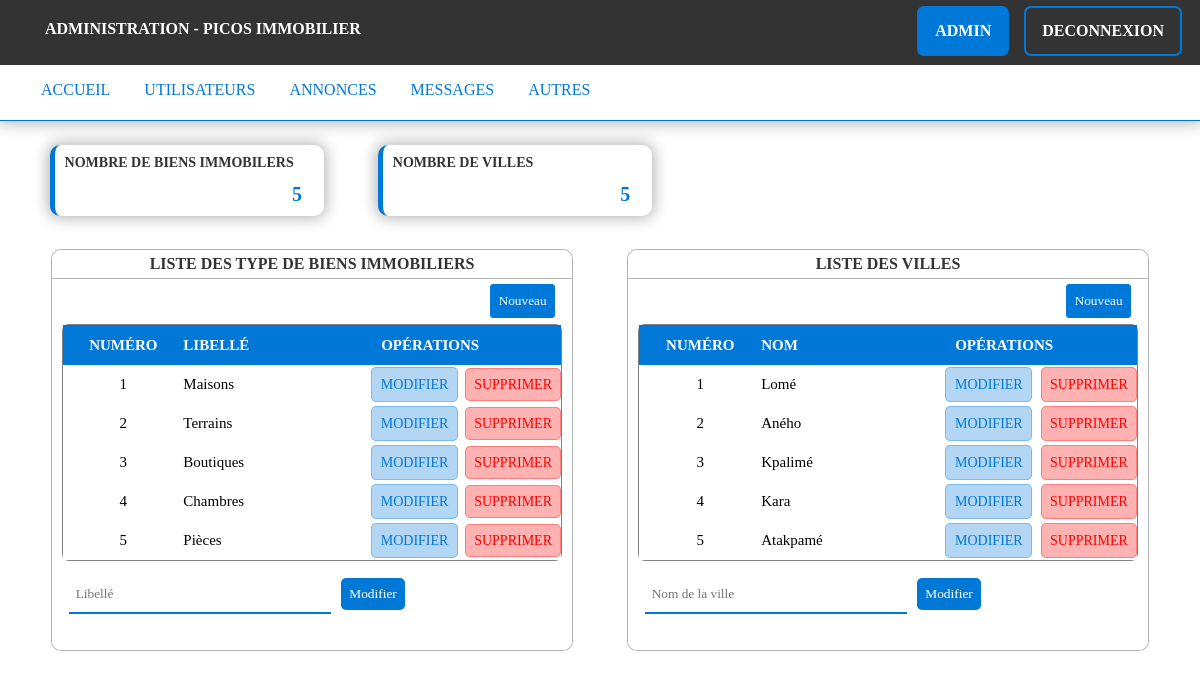
/administration/others.php (signed in), run on the app's committed database.
### tables this page shows
CREATE TABLE `type_immob` (
  `num_type` int(11) NOT NULL,
  `libelle_type` varchar(100) NOT NULL
);

CREATE TABLE `villes` (
  `num_ville` int(11) NOT NULL,
  `nom_ville` varchar(70) NOT NULL
);

### administration/others.php (the view, shortened to what this page needs)
<?php
	$pdo = new PDO('mysql:host=localhost; dbname=immobilier', 'root', '', array(PDO::MYSQL_ATTR_INIT_COMMAND => 'SET NAMES utf8'));
	if (isset($_COOKIE['__lingomin'])) {
        $leNum = intval($_COOKIE['__lingomin']);
        $requeteAdmin = $pdo->prepare("SELECT * FROM `administration` WHERE num_admin = ?");
        $requeteAdmin->execute(array($leNum));
        $adminInfo = $requeteAdmin->fetch();
        $username =  $adminInfo['admin_name'];
    }else{
        header("Location: index.php");
        exit();
    }
    $rType = $pdo->prepare("SELECT * FROM `type_immob`");
    $rType->execute();
    $nbType = $rType->rowCount();
    $listeType = $rType->fetchAll();
    $rVille = $pdo->prepare("SELECT * FROM `villes`");
    $rVille->execute();
    $nbVille = $rVille->rowCount();
    $listeVille = $rVille->fetchAll();
?>
<!DOCTYPE html>
<html>
<head>
    <link rel="stylesheet" type="text/css" href="../css/admin.css">
</head>
<body>
    <?php include("header.php");?>
    <div id ="infos">
        <div class="box-info">
            <p class="entetes">Nombre de biens immobilers</p>
            <p class="chiffres"><?php echo $nbType;?></p>
        </div>
        <div class="box-info">
            <p class="entetes">Nombre de villes </p>
            <p class="chiffres"><?php echo $nbVille;?></p>
        </div>
    </div>
     <center>
    <div id="ensemble">
    <div id="corps2" class="js-page">
        <p class="title">Liste des type de biens immobiliers </p>
        <main class="js-document">
            <button
                class="new"
                type="button"
                aria-haspopup="dialog"
                aria-controls="dialog">Nouveau
            </button>
        </main>
            <table class="tble" cellpadding="0" cellspacing="0" border="0" id="t6">
                <tr class="entete">
                    <td align="center">Numéro</td>
                    <td>Libellé</td>
                    <td align="center" colspan="2">Opérations</td>
                </tr>
                <?php
                    $i = 1;
                    foreach ($listeType as $type) {
                        echo "
                            <tr class='infos'>
                                <td align='center'>".$i."</td>
                                <td>".$type['libelle_type']."</td>
                                <td align='right'><a href='others.php?num_type=".$type['num_type']."' id='modifier'>Modifier</a></td>
                                <td align='right'><a href='srp_type.php?num_type=".$type['num_type']."' id='supprimer'>Supprimer</a></td>
                            </tr>";
                        $i++;
                    }
                ?>
            </table>
            <form id="f-modif" method="post" action="">
                <input type="text" name="box-modif" class="box-modif" placeholder="Libellé" value="<?php if(isset($libelle)) echo $libelle; ?>" />
                <input type="submit" name="btnModif" id="btnModif" value="Modifier"/>
            </form>
    </div>
    <div id="corps3">
        <p class="title">Liste des villes </p>
        <main class="js-document">
            <button
                class="new"
                type="button"
                aria-haspopup="dialog1"
                aria-controls="dialog1">Nouveau
            </button>
        </main>
            <table class="tble" cellpadding="0" cellspacing="0" border="0" id="t7">
                <tr class="entete">
                    <td align="center">Numéro</td>
                    <td>Nom</td>
                    <td align="center" colspan="2">Opérations</td>
                </tr>
                <?php
                    $i = 1;
                    foreach ($listeVille as $ville) {
                        echo "
                            <tr class='infos'>
                                <td align='center'>".$i."</td>
                                <td>".$ville['nom_ville']."</td>
                                <td align='right'><a href='others.php?num_ville=".$ville['num_ville']."' id='modifier'>Modifier</a></td>
                                <td align='right'><a href='srp_ville.php?num_ville=".$ville['num_ville']."' id='supprimer'>Supprimer</a></td>
                            </tr>";
                        $i++;
                    }
                ?>
            </table>
            <form id="f-modif1" method="post" action="">
                <input type="text" name="box-modif1" class="box-modif" placeholder="Nom de la ville" value="<?php if(isset($nom_ville)) echo $nom_ville; ?>" />
                <input type="submit" name="btnModif1" id="btnModif1" value="Modifier"/>
            </form>
    </div>
    </div>
    </center>
</body>
</html>

### administration/header.php
<div id="banniere">
    <nav id="menu">
        <ul>
            <li id="titre">Administration - Picos Immobilier</li>
            <?php
				if (isset($_SESSION['num']) AND $adminInfo['num_admin'] == $_SESSION['num']){
			?>
            <li id="deconnexion"><a href="deconnexion.php">Deconnexion</a></li>
            <li id="username"><a href="profil.php" title="Mon profil"><?php echo $username;?></a></li>
            <?php
				}
			?>
        </ul>
    </nav>
</div>
<div id="ban-2">
	<nav id="menu-2">
		<ul>
			<li><a href="administration.php">Accueil</a></li>
			<li><a href="utilisateurs.php">Utilisateurs</a></li>
			<li><a href="annonces.php">Annonces</a></li>
			<li><a href="messages.php">Messages</a></li>
			<li><a href="others.php">Autres</a></li>
		</ul>
	</nav>
</div>

### css/admin.css (style rules this page uses)
* { font-family: 'Segoe UI Light', 'Montserrat-Regular'; padding: 0; margin: 0; outline: 0; }
body { background-image: url('../img/outside.jpg'); background-size: cover; background-attachment: scroll; }
#banniere { display: inline-block; width: 100%; height: 65px; color: white; background-color: #333; }
#menu { display: inline; }
#menu ul li { display: inline-block; list-style-type: none; margin-left: 45px; }
#menu ul li a { display: inline-block; color: white; font-weight: bold; text-transform: uppercase; padding: 14px 16px; text-decoration: none }
#deconnexion { margin-top: 0.5%; border-radius: 7px; float: right; margin-right: 1.5%; border: 2px solid #0078d7; }
#username { margin-top: 0.5%; border-radius: 7px; float: right; margin-right: -2.5%; background-color:#0078d7; border: 2px solid #0078d7; }
#titre { margin-top: 1.7%; font-weight: bolder; text-transform: uppercase; }
#ban-2 { background-color: white; border-bottom: 1px solid #0078d7; box-shadow: 0 0 15px 2px rgba(0,0,0,.3); width: 100%; height: 55px; }
#menu-2 { display: inline-block; padding-left: 1.5%; }
#menu-2 ul li { display: inline-block; list-style-type: none; margin-left: 16px; }
#menu-2 ul li a { display: inline-block; font-weight: lighter; text-transform: uppercase; text-decoration: none; color: #0078d7; padding: 16px 7px; }
#infos { display: inline; }
.box-info { margin-top: 2%; border-left: 5px solid #0078d7; padding: .8%; box-shadow: 0 0 15px 2px rgba(0,0,0,.3); background-color: white; width: 250px; display: inline-block; margin-left: 50px; border-radius: 10px; }
.chiffres { text-align: right; padding-top: 5%; font-weight: bold; font-size: 20px; color: #0078d7; padding-right: 5%; }
.entetes { font-size: 14px; text-transform: uppercase; color: #333; font-weight:bold; }
.title { padding: 1%; background-color: white; color: #333; font-weight: bold; border-bottom: 1px solid rgba(0,0,0,.3); }
.entete { color: white; background-color: #0078d7; border: solid rgba(0,0,0,.3); height: 40px; text-align: left; font-weight: bold; text-transform: uppercase; }
.tble { border: 1px solid rgba(0,0,0,.5); margin: 1.2% 2%; height: auto; border-radius: 7px; }
.infos { background-color: rgb(255,255,255); color: black; border: solid rgba(0,0,0,.3); height: 39px; padding: 40px; }
#supprimer { text-transform: uppercase; font-size: 14px; text-decoration: none; color: red; background-color: rgba(255,0,0,.3); padding: 6%; border:1px solid rgba(255,0,0,.3); border-radius: 5px; }
#corps2 { height: 400px; width: 520px; text-align: center; background-color: white; overflow: auto; margin-top: 1%; display: inline-block; border-radius: 10px; overflow: auto; border: 1px solid rgba(0,0,0,.3); }
#t6 { font-size: 15px; width: 500px; text-align: left; }
#modifier { text-transform: uppercase; font-size: 14px; text-decoration: none; color: rgb(0,120,215); background-color: rgba(0,120,215,.3); padding: 7%; margin-right: -30%; border:1px solid rgba(0,120,215,.3); border-radius: 5px; }
#f-modif { margin-top: 3%; display: block; margin-left: -28.9%; }
.box-modif { border:none; height: 35px; padding-left: 1%; border-bottom: 2px solid #0078d7; width: 255px; }
#btnModif { background-color: #0078d7; padding: .9%; border-radius: 5px; margin-left: 1%; border:2px solid #0078d7; color: white; }
#corps3 { margin-left: 50px; height: 400px; width: 520px; text-align: center; background-color: white; overflow: auto; margin-top: 3%; display: inline-block; border-radius: 10px; overflow: auto; border: 1px solid rgba(0,0,0,.3); }
#t7 { font-size: 15px; width: 500px; text-align: left; }
#ensemble { display: inline-block; }
#f-modif1 { margin-top: 3%; display: block; margin-left: -28.9%; }
#btnModif1 { background-color: #0078d7; padding: .9%; border-radius: 5px; margin-left: 1%; border:2px solid #0078d7; color: white; }
.new { background-color: #0078d7; color:white; margin-top: 1%; margin-left: 81%; padding: 1.5%; border-radius: 3px; border:1px solid #0078d7; }
.title { padding: 1%; background-color: white; color: #333; text-align: center; text-transform: uppercase; font-weight: bold; border-bottom: 1px solid rgba(0,0,0,.3); }

### data on the page
type_immob: libelle_type "Maisons"
type_immob: libelle_type "Terrains"
type_immob: libelle_type "Boutiques"
type_immob: libelle_type "Chambres"
type_immob: libelle_type "Pièces"
villes: nom_ville "Lomé"
villes: nom_ville "Aného"
villes: nom_ville "Kpalimé"
villes: nom_ville "Kara"
villes: nom_ville "Atakpamé"

### other printed values
$username "ADMIN"
$nbType "5"
$nbVille "5"
